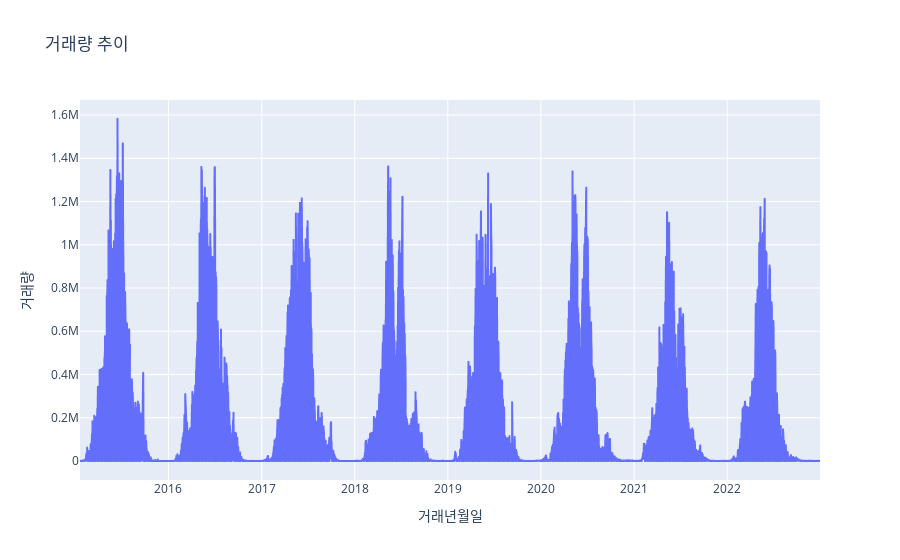

The code cell stored with this chart in its notebook:
### Code cell
import plotly.express as px
# Create a line graph using Plotly Express
fig = px.line(group_by_market, x='거래년월일', y='거래량', title='거래량 추이')

# Show the graph
fig.show()

### Figure 1 — Plotly figure (JSON) as saved in the notebook; plotly's stock layout.template omitted (floating-point values rounded to 4 significant figures; data arrays with more than 128 entries replaced by an {"elided": "..."} marker saying what was removed)
{"data": [{"hovertemplate": "거래년월일=%{x}<br>거래량=%{y}<extra></extra>", "legendgroup": "", "line": {"color": "#636efa", "dash": "solid"}, "marker": {"symbol": "circle"}, "mode": "lines", "name": "", "showlegend": false, "type": "scattergl", "x": {"elided": "2904 str values"}, "xaxis": "x", "y": {"elided": "2904 int values"}, "yaxis": "y"}], "layout": {"legend": {"tracegroupgap": 0}, "title": {"text": "거래량 추이"}, "xaxis": {"anchor": "y", "domain": [0, 1], "title": {"text": "거래년월일"}}, "yaxis": {"anchor": "x", "domain": [0, 1], "title": {"text": "거래량"}}}}
